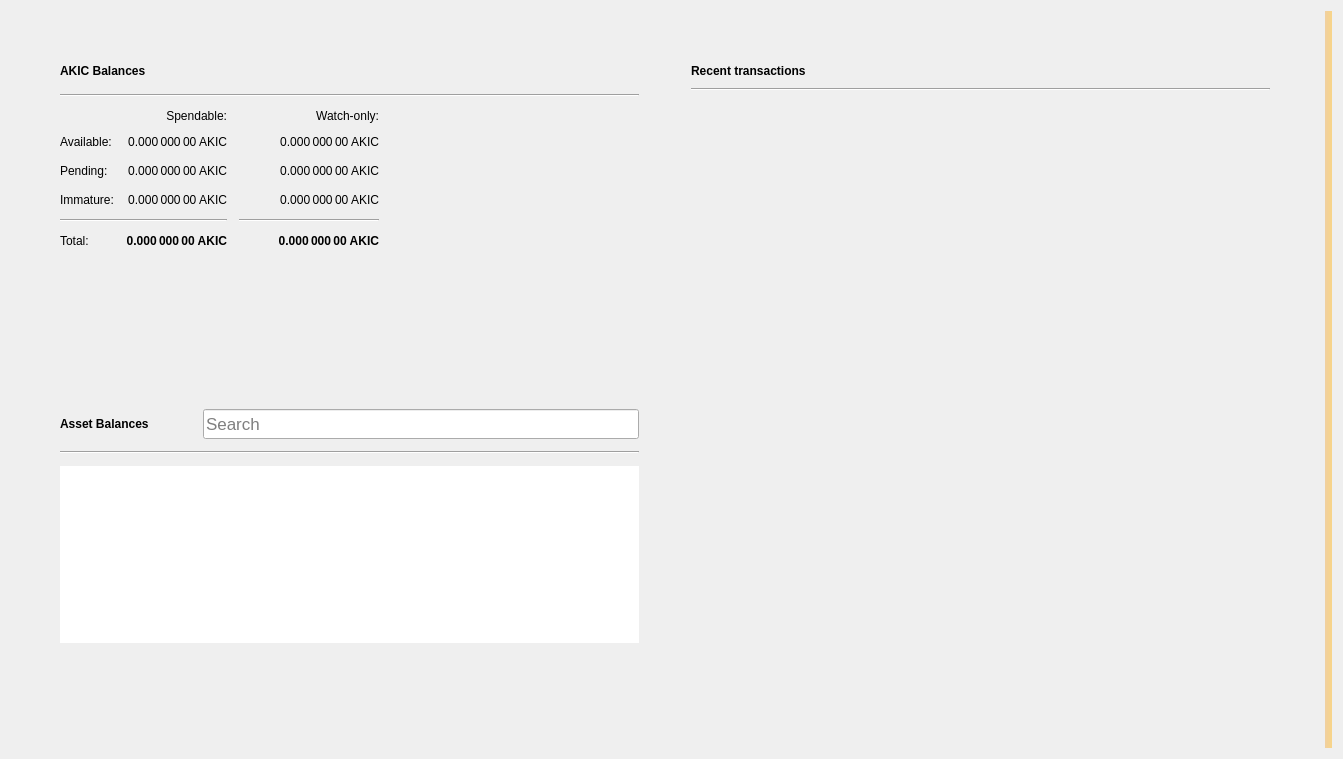
<?xml version="1.0" encoding="UTF-8"?>
<ui version="4.0">
 <class>OverviewPage</class>
 <widget class="QWidget" name="OverviewPage">
  <property name="geometry">
   <rect>
    <x>0</x>
    <y>0</y>
    <width>1343</width>
    <height>759</height>
   </rect>
  </property>
  <property name="windowTitle">
   <string>Form</string>
  </property>
  <property name="autoFillBackground">
   <bool>false</bool>
  </property>
  <layout class="QGridLayout" name="gridLayout_3">
   <item row="0" column="1">
    <layout class="QVBoxLayout" name="verticalLayout_7">
     <property name="spacing">
      <number>0</number>
     </property>
     <property name="leftMargin">
      <number>0</number>
     </property>
     <property name="topMargin">
      <number>0</number>
     </property>
     <property name="rightMargin">
      <number>0</number>
     </property>
     <property name="bottomMargin">
      <number>0</number>
     </property>
     <item>
      <layout class="QHBoxLayout" name="horizontalLayout" stretch="0,0">
       <property name="spacing">
        <number>34</number>
       </property>
       <property name="sizeConstraint">
        <enum>QLayout::SetMaximumSize</enum>
       </property>
       <property name="leftMargin">
        <number>40</number>
       </property>
       <property name="topMargin">
        <number>40</number>
       </property>
       <property name="rightMargin">
        <number>40</number>
       </property>
       <property name="bottomMargin">
        <number>40</number>
       </property>
       <item>
        <layout class="QVBoxLayout" name="verticalLayout_2">
         <property name="spacing">
          <number>34</number>
         </property>
         <property name="rightMargin">
          <number>0</number>
         </property>
         <item>
          <widget class="QFrame" name="frame">
           <property name="sizePolicy">
            <sizepolicy hsizetype="Preferred" vsizetype="Preferred">
             <horstretch>0</horstretch>
             <verstretch>0</verstretch>
            </sizepolicy>
           </property>
           <property name="frameShape">
            <enum>QFrame::NoFrame</enum>
           </property>
           <property name="frameShadow">
            <enum>QFrame::Raised</enum>
           </property>
           <property name="lineWidth">
            <number>10</number>
           </property>
           <layout class="QVBoxLayout" name="verticalLayout_4">
            <property name="spacing">
             <number>12</number>
            </property>
            <item>
             <layout class="QHBoxLayout" name="horizontalLayout_4">
              <item>
               <widget class="QLabel" name="akitacoinBalancesLabel">
                <property name="font">
                 <font>
                  <weight>75</weight>
                  <bold>true</bold>
                 </font>
                </property>
                <property name="text">
                 <string>AKIC Balances</string>
                </property>
               </widget>
              </item>
              <item>
               <widget class="QPushButton" name="labelWalletStatus">
                <property name="enabled">
                 <bool>true</bool>
                </property>
                <property name="maximumSize">
                 <size>
                  <width>30</width>
                  <height>16777215</height>
                 </size>
                </property>
                <property name="toolTip">
                 <string>The displayed information may be out of date. Your wallet automatically synchronizes with the akitacoin network after a connection is established, but this process has not completed yet.</string>
                </property>
                <property name="text">
                 <string/>
                </property>
                <property name="icon">
                 <iconset>
                  <normaloff>:/icons/warning</normaloff>
                  <disabledoff>:/icons/warning</disabledoff>:/icons/warning</iconset>
                </property>
                <property name="iconSize">
                 <size>
                  <width>24</width>
                  <height>24</height>
                 </size>
                </property>
                <property name="flat">
                 <bool>true</bool>
                </property>
               </widget>
              </item>
              <item>
               <spacer name="horizontalSpacer_3">
                <property name="orientation">
                 <enum>Qt::Horizontal</enum>
                </property>
                <property name="sizeHint" stdset="0">
                 <size>
                  <width>40</width>
                  <height>20</height>
                 </size>
                </property>
               </spacer>
              </item>
             </layout>
            </item>
            <item>
             <widget class="Line" name="line_2">
              <property name="orientation">
               <enum>Qt::Horizontal</enum>
              </property>
             </widget>
            </item>
            <item>
             <layout class="QGridLayout" name="gridLayout">
              <property name="spacing">
               <number>12</number>
              </property>
              <item row="3" column="2">
               <widget class="QLabel" name="labelWatchImmature">
                <property name="font">
                 <font>
                  <weight>50</weight>
                  <bold>false</bold>
                 </font>
                </property>
                <property name="cursor">
                 <cursorShape>IBeamCursor</cursorShape>
                </property>
                <property name="toolTip">
                 <string>Mined balance in watch-only addresses that has not yet matured</string>
                </property>
                <property name="text">
                 <string notr="true">0.000 000 00 AKIC</string>
                </property>
                <property name="alignment">
                 <set>Qt::AlignRight|Qt::AlignTrailing|Qt::AlignVCenter</set>
                </property>
                <property name="textInteractionFlags">
                 <set>Qt::LinksAccessibleByMouse|Qt::TextSelectableByKeyboard|Qt::TextSelectableByMouse</set>
                </property>
               </widget>
              </item>
              <item row="2" column="3">
               <spacer name="horizontalSpacer_2">
                <property name="orientation">
                 <enum>Qt::Horizontal</enum>
                </property>
                <property name="sizeHint" stdset="0">
                 <size>
                  <width>40</width>
                  <height>20</height>
                 </size>
                </property>
               </spacer>
              </item>
              <item row="1" column="0">
               <widget class="QLabel" name="labelBalanceText">
                <property name="text">
                 <string>Available:</string>
                </property>
               </widget>
              </item>
              <item row="1" column="2">
               <widget class="QLabel" name="labelWatchAvailable">
                <property name="font">
                 <font>
                  <weight>50</weight>
                  <bold>false</bold>
                 </font>
                </property>
                <property name="cursor">
                 <cursorShape>IBeamCursor</cursorShape>
                </property>
                <property name="toolTip">
                 <string>Your current balance in watch-only addresses</string>
                </property>
                <property name="text">
                 <string notr="true">0.000 000 00 AKIC</string>
                </property>
                <property name="alignment">
                 <set>Qt::AlignRight|Qt::AlignTrailing|Qt::AlignVCenter</set>
                </property>
                <property name="textInteractionFlags">
                 <set>Qt::LinksAccessibleByMouse|Qt::TextSelectableByKeyboard|Qt::TextSelectableByMouse</set>
                </property>
               </widget>
              </item>
              <item row="2" column="1">
               <widget class="QLabel" name="labelUnconfirmed">
                <property name="font">
                 <font>
                  <weight>50</weight>
                  <bold>false</bold>
                 </font>
                </property>
                <property name="cursor">
                 <cursorShape>IBeamCursor</cursorShape>
                </property>
                <property name="toolTip">
                 <string>Total of transactions that have yet to be confirmed, and do not yet count toward the spendable balance</string>
                </property>
                <property name="text">
                 <string notr="true">0.000 000 00 AKIC</string>
                </property>
                <property name="alignment">
                 <set>Qt::AlignRight|Qt::AlignTrailing|Qt::AlignVCenter</set>
                </property>
                <property name="textInteractionFlags">
                 <set>Qt::LinksAccessibleByMouse|Qt::TextSelectableByKeyboard|Qt::TextSelectableByMouse</set>
                </property>
               </widget>
              </item>
              <item row="4" column="2">
               <widget class="Line" name="lineWatchBalance">
                <property name="sizePolicy">
                 <sizepolicy hsizetype="Preferred" vsizetype="Fixed">
                  <horstretch>0</horstretch>
                  <verstretch>0</verstretch>
                 </sizepolicy>
                </property>
                <property name="minimumSize">
                 <size>
                  <width>140</width>
                  <height>0</height>
                 </size>
                </property>
                <property name="orientation">
                 <enum>Qt::Horizontal</enum>
                </property>
               </widget>
              </item>
              <item row="0" column="1">
               <widget class="QLabel" name="labelSpendable">
                <property name="text">
                 <string>Spendable:</string>
                </property>
                <property name="alignment">
                 <set>Qt::AlignRight|Qt::AlignTrailing|Qt::AlignVCenter</set>
                </property>
               </widget>
              </item>
              <item row="3" column="0">
               <widget class="QLabel" name="labelImmatureText">
                <property name="text">
                 <string>Immature:</string>
                </property>
               </widget>
              </item>
              <item row="5" column="2">
               <widget class="QLabel" name="labelWatchTotal">
                <property name="font">
                 <font>
                  <weight>75</weight>
                  <bold>true</bold>
                 </font>
                </property>
                <property name="cursor">
                 <cursorShape>IBeamCursor</cursorShape>
                </property>
                <property name="toolTip">
                 <string>Current total balance in watch-only addresses</string>
                </property>
                <property name="text">
                 <string notr="true">0.000 000 00 AKIC</string>
                </property>
                <property name="alignment">
                 <set>Qt::AlignRight|Qt::AlignTrailing|Qt::AlignVCenter</set>
                </property>
                <property name="textInteractionFlags">
                 <set>Qt::LinksAccessibleByMouse|Qt::TextSelectableByKeyboard|Qt::TextSelectableByMouse</set>
                </property>
               </widget>
              </item>
              <item row="4" column="0" colspan="2">
               <widget class="Line" name="line">
                <property name="orientation">
                 <enum>Qt::Horizontal</enum>
                </property>
               </widget>
              </item>
              <item row="0" column="2">
               <widget class="QLabel" name="labelWatchonly">
                <property name="text">
                 <string>Watch-only:</string>
                </property>
                <property name="alignment">
                 <set>Qt::AlignRight|Qt::AlignTrailing|Qt::AlignVCenter</set>
                </property>
               </widget>
              </item>
              <item row="5" column="1">
               <widget class="QLabel" name="labelTotal">
                <property name="font">
                 <font>
                  <weight>75</weight>
                  <bold>true</bold>
                 </font>
                </property>
                <property name="cursor">
                 <cursorShape>IBeamCursor</cursorShape>
                </property>
                <property name="toolTip">
                 <string>Your current total balance</string>
                </property>
                <property name="text">
                 <string notr="true">0.000 000 00 AKIC</string>
                </property>
                <property name="alignment">
                 <set>Qt::AlignRight|Qt::AlignTrailing|Qt::AlignVCenter</set>
                </property>
                <property name="textInteractionFlags">
                 <set>Qt::LinksAccessibleByMouse|Qt::TextSelectableByKeyboard|Qt::TextSelectableByMouse</set>
                </property>
               </widget>
              </item>
              <item row="1" column="1">
               <widget class="QLabel" name="labelBalance">
                <property name="font">
                 <font>
                  <weight>50</weight>
                  <bold>false</bold>
                 </font>
                </property>
                <property name="cursor">
                 <cursorShape>IBeamCursor</cursorShape>
                </property>
                <property name="toolTip">
                 <string>Your current spendable balance</string>
                </property>
                <property name="text">
                 <string notr="true">0.000 000 00 AKIC</string>
                </property>
                <property name="alignment">
                 <set>Qt::AlignRight|Qt::AlignTrailing|Qt::AlignVCenter</set>
                </property>
                <property name="textInteractionFlags">
                 <set>Qt::LinksAccessibleByMouse|Qt::TextSelectableByKeyboard|Qt::TextSelectableByMouse</set>
                </property>
               </widget>
              </item>
              <item row="2" column="0">
               <widget class="QLabel" name="labelPendingText">
                <property name="text">
                 <string>Pending:</string>
                </property>
               </widget>
              </item>
              <item row="5" column="0">
               <widget class="QLabel" name="labelTotalText">
                <property name="text">
                 <string>Total:</string>
                </property>
               </widget>
              </item>
              <item row="3" column="1">
               <widget class="QLabel" name="labelImmature">
                <property name="font">
                 <font>
                  <weight>50</weight>
                  <bold>false</bold>
                 </font>
                </property>
                <property name="cursor">
                 <cursorShape>IBeamCursor</cursorShape>
                </property>
                <property name="toolTip">
                 <string>Mined balance that has not yet matured</string>
                </property>
                <property name="text">
                 <string notr="true">0.000 000 00 AKIC</string>
                </property>
                <property name="alignment">
                 <set>Qt::AlignRight|Qt::AlignTrailing|Qt::AlignVCenter</set>
                </property>
                <property name="textInteractionFlags">
                 <set>Qt::LinksAccessibleByMouse|Qt::TextSelectableByKeyboard|Qt::TextSelectableByMouse</set>
                </property>
               </widget>
              </item>
              <item row="2" column="2">
               <widget class="QLabel" name="labelWatchPending">
                <property name="font">
                 <font>
                  <weight>50</weight>
                  <bold>false</bold>
                 </font>
                </property>
                <property name="cursor">
                 <cursorShape>IBeamCursor</cursorShape>
                </property>
                <property name="toolTip">
                 <string>Unconfirmed transactions to watch-only addresses</string>
                </property>
                <property name="text">
                 <string notr="true">0.000 000 00 AKIC</string>
                </property>
                <property name="alignment">
                 <set>Qt::AlignRight|Qt::AlignTrailing|Qt::AlignVCenter</set>
                </property>
                <property name="textInteractionFlags">
                 <set>Qt::LinksAccessibleByMouse|Qt::TextSelectableByKeyboard|Qt::TextSelectableByMouse</set>
                </property>
               </widget>
              </item>
             </layout>
            </item>
           </layout>
          </widget>
         </item>
         <item>
          <widget class="QWidget" name="assetVerticalSpaceWidget2" native="true">
           <property name="autoFillBackground">
            <bool>false</bool>
           </property>
           <layout class="QVBoxLayout" name="verticalLayout_6">
            <item>
             <spacer name="verticalSpacer_4">
              <property name="orientation">
               <enum>Qt::Vertical</enum>
              </property>
              <property name="sizeHint" stdset="0">
               <size>
                <width>20</width>
                <height>87</height>
               </size>
              </property>
             </spacer>
            </item>
           </layout>
          </widget>
         </item>
         <item>
          <widget class="QFrame" name="assetFrame">
           <property name="autoFillBackground">
            <bool>true</bool>
           </property>
           <property name="frameShape">
            <enum>QFrame::NoFrame</enum>
           </property>
           <property name="frameShadow">
            <enum>QFrame::Plain</enum>
           </property>
           <property name="lineWidth">
            <number>0</number>
           </property>
           <layout class="QVBoxLayout" name="verticalLayout_5">
            <property name="spacing">
             <number>12</number>
            </property>
            <item>
             <layout class="QHBoxLayout" name="assetBalanceHorizontalLayout">
              <item alignment="Qt::AlignVCenter">
               <widget class="QLabel" name="assetBalanceLabel">
                <property name="font">
                 <font>
                  <weight>75</weight>
                  <bold>true</bold>
                 </font>
                </property>
                <property name="text">
                 <string>Asset Balances</string>
                </property>
               </widget>
              </item>
              <item>
               <widget class="QPushButton" name="labelAssetStatus">
                <property name="enabled">
                 <bool>true</bool>
                </property>
                <property name="maximumSize">
                 <size>
                  <width>30</width>
                  <height>16777215</height>
                 </size>
                </property>
                <property name="toolTip">
                 <string>The displayed information may be out of date. Your wallet automatically synchronizes with the akitacoin network after a connection is established, but this process has not completed yet.</string>
                </property>
                <property name="text">
                 <string/>
                </property>
                <property name="icon">
                 <iconset>
                  <normaloff>:/icons/warning</normaloff>
                  <disabledoff>:/icons/warning</disabledoff>:/icons/warning</iconset>
                </property>
                <property name="iconSize">
                 <size>
                  <width>24</width>
                  <height>24</height>
                 </size>
                </property>
                <property name="flat">
                 <bool>true</bool>
                </property>
               </widget>
              </item>
              <item alignment="Qt::AlignBottom">
               <widget class="QLineEdit" name="assetSearch">
                <property name="sizePolicy">
                 <sizepolicy hsizetype="Expanding" vsizetype="Preferred">
                  <horstretch>0</horstretch>
                  <verstretch>0</verstretch>
                 </sizepolicy>
                </property>
                <property name="minimumSize">
                 <size>
                  <width>0</width>
                  <height>30</height>
                 </size>
                </property>
                <property name="maximumSize">
                 <size>
                  <width>16777215</width>
                  <height>30</height>
                 </size>
                </property>
                <property name="sizeIncrement">
                 <size>
                  <width>0</width>
                  <height>0</height>
                 </size>
                </property>
                <property name="baseSize">
                 <size>
                  <width>0</width>
                  <height>0</height>
                 </size>
                </property>
                <property name="font">
                 <font>
                  <pointsize>13</pointsize>
                 </font>
                </property>
                <property name="maxLength">
                 <number>32</number>
                </property>
                <property name="frame">
                 <bool>true</bool>
                </property>
                <property name="alignment">
                 <set>Qt::AlignLeading|Qt::AlignLeft|Qt::AlignVCenter</set>
                </property>
                <property name="placeholderText">
                 <string>Search</string>
                </property>
                <property name="clearButtonEnabled">
                 <bool>true</bool>
                </property>
               </widget>
              </item>
             </layout>
            </item>
            <item>
             <widget class="Line" name="assetBalanceLine">
              <property name="orientation">
               <enum>Qt::Horizontal</enum>
              </property>
             </widget>
            </item>
            <item>
             <widget class="QListView" name="listAssets">
              <property name="frameShape">
               <enum>QFrame::NoFrame</enum>
              </property>
              <property name="lineWidth">
               <number>0</number>
              </property>
              <property name="verticalScrollMode">
               <enum>QAbstractItemView::ScrollPerItem</enum>
              </property>
             </widget>
            </item>
            <item>
             <widget class="QWidget" name="assetVerticalSpaceWidget" native="true">
              <property name="autoFillBackground">
               <bool>false</bool>
              </property>
              <layout class="QVBoxLayout" name="verticalLayout">
               <item>
                <spacer name="verticalSpacer_3">
                 <property name="orientation">
                  <enum>Qt::Vertical</enum>
                 </property>
                 <property name="sizeHint" stdset="0">
                  <size>
                   <width>20</width>
                   <height>40</height>
                  </size>
                 </property>
                </spacer>
               </item>
              </layout>
             </widget>
            </item>
           </layout>
          </widget>
         </item>
        </layout>
       </item>
       <item>
        <layout class="QVBoxLayout" name="verticalLayout_3">
         <property name="spacing">
          <number>34</number>
         </property>
         <property name="leftMargin">
          <number>0</number>
         </property>
         <item>
          <widget class="QFrame" name="frame_2">
           <property name="sizePolicy">
            <sizepolicy hsizetype="Preferred" vsizetype="Fixed">
             <horstretch>0</horstretch>
             <verstretch>0</verstretch>
            </sizepolicy>
           </property>
           <property name="frameShape">
            <enum>QFrame::NoFrame</enum>
           </property>
           <property name="frameShadow">
            <enum>QFrame::Plain</enum>
           </property>
           <property name="lineWidth">
            <number>0</number>
           </property>
           <layout class="QGridLayout" name="gridLayout_2">
            <property name="horizontalSpacing">
             <number>12</number>
            </property>
            <item row="0" column="0">
             <layout class="QHBoxLayout" name="horizontalLayout_2">
              <item>
               <widget class="QLabel" name="recentTransactionsLabel">
                <property name="font">
                 <font>
                  <weight>75</weight>
                  <bold>true</bold>
                 </font>
                </property>
                <property name="text">
                 <string>Recent transactions</string>
                </property>
               </widget>
              </item>
              <item>
               <widget class="QPushButton" name="labelTransactionsStatus">
                <property name="enabled">
                 <bool>true</bool>
                </property>
                <property name="maximumSize">
                 <size>
                  <width>30</width>
                  <height>16777215</height>
                 </size>
                </property>
                <property name="toolTip">
                 <string>The displayed information may be out of date. Your wallet automatically synchronizes with the akitacoin network after a connection is established, but this process has not completed yet.</string>
                </property>
                <property name="text">
                 <string/>
                </property>
                <property name="icon">
                 <iconset>
                  <normaloff>:/icons/warning</normaloff>
                  <disabledoff>:/icons/warning</disabledoff>:/icons/warning</iconset>
                </property>
                <property name="iconSize">
                 <size>
                  <width>24</width>
                  <height>24</height>
                 </size>
                </property>
                <property name="flat">
                 <bool>true</bool>
                </property>
               </widget>
              </item>
              <item>
               <spacer name="horizontalSpacer">
                <property name="orientation">
                 <enum>Qt::Horizontal</enum>
                </property>
                <property name="sizeHint" stdset="0">
                 <size>
                  <width>40</width>
                  <height>20</height>
                 </size>
                </property>
               </spacer>
              </item>
             </layout>
            </item>
            <item row="2" column="0">
             <widget class="QListView" name="listTransactions">
              <property name="styleSheet">
               <string notr="true">QListView { background: transparent; }</string>
              </property>
              <property name="frameShape">
               <enum>QFrame::NoFrame</enum>
              </property>
              <property name="verticalScrollBarPolicy">
               <enum>Qt::ScrollBarAlwaysOff</enum>
              </property>
              <property name="horizontalScrollBarPolicy">
               <enum>Qt::ScrollBarAlwaysOff</enum>
              </property>
              <property name="selectionMode">
               <enum>QAbstractItemView::NoSelection</enum>
              </property>
             </widget>
            </item>
            <item row="1" column="0">
             <widget class="Line" name="line_3">
              <property name="orientation">
               <enum>Qt::Horizontal</enum>
              </property>
             </widget>
            </item>
           </layout>
          </widget>
         </item>
         <item>
          <spacer name="verticalSpacer_2">
           <property name="orientation">
            <enum>Qt::Vertical</enum>
           </property>
           <property name="sizeHint" stdset="0">
            <size>
             <width>20</width>
             <height>40</height>
            </size>
           </property>
          </spacer>
         </item>
        </layout>
       </item>
      </layout>
     </item>
    </layout>
   </item>
   <item row="0" column="3">
    <widget class="QLabel" name="labelAlerts">
     <property name="visible">
      <bool>true</bool>
     </property>
     <property name="styleSheet">
      <string notr="true">QLabel { background-color: qlineargradient(x1: 0, y1: 0, x2: 1, y2: 0, stop:0 #F0D0A0, stop:1 #F8D488); color:#000000; }</string>
     </property>
     <property name="wordWrap">
      <bool>true</bool>
     </property>
     <property name="margin">
      <number>3</number>
     </property>
     <property name="textInteractionFlags">
      <set>Qt::TextSelectableByMouse</set>
     </property>
    </widget>
   </item>
  </layout>
 </widget>
 <resources/>
 <connections/>
</ui>
